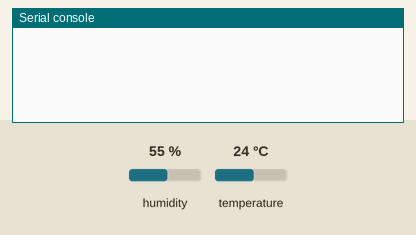
This program was run on a simulated Raspberry Pi Pico running MicroPython. Shown: the last lines printed to the serial console. The test bench sets the inputs (shaded band); at power-on: humidity 55 %, temperature 24 °C.

Above: at 1.2 s.
1.3 s: humidity set to 22 %
At 2.7 s:
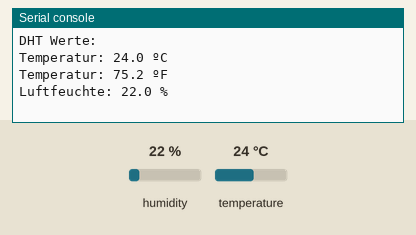
4.3 s: temperature set to 12 °C
At 7.0 s:
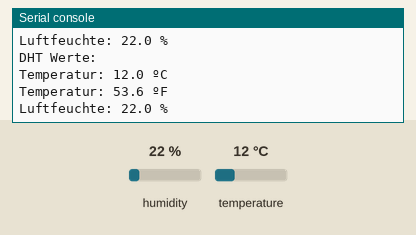
7.3 s: humidity set to 40 %
At 8.6 s:
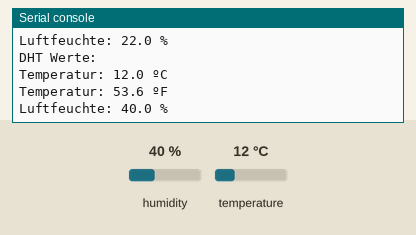

The program:

DHT11.py
```python
'''
DHT11.py

Liest den Temperatursensor DHT11 aus
und gibtdie Temperatur und die Luftfeuchte aus

DHT11:
1 -> 3,3V (36)
2 -> GPIO22 und 10k gegen  3,3V
3 -> NC
4 -> GND

'''

from machine import Pin
from time import sleep
import dht

# Erstellen eines DHT11-Sensorobjekts auf GPIO-Pin 22
sensor = dht.DHT11(Pin(22))
# Alternativ für den DHT22 :
# sensor = dht.DHT22(Pin(22))

def celsius_to_fahrenheit(temp_celsius):
    # Konvertiere die Temperatur von Celsius in Fahrenheit
    temp_fahrenheit = temp_celsius * (9/5) + 32
    return temp_fahrenheit

while True:
    try:
        sleep(2)

        # Temperatur und Luftfeuchtigkeit messen
        sensor.measure()
        temp = sensor.temperature()
        hum = sensor.humidity()

        # Temperatur in Fahrenheit umrechnen
        temp_f = celsius_to_fahrenheit(temp)

        # Drucken der Sensormesswerte
        print('DHT Werte: ')
        print('Temperatur: %3.1f ºC' % temp)
        print('Temperatur: %3.1f ºF' % temp_f)
        print('Luftfeuchte: %3.1f %%' % hum)

    except OSError as e:
        # Behandeln von Sensormessfehlern
        print('Sensor konnte nicht gelesen werden.')
```

Measured:
- after the input at 1.3 s, the serial console: prints a new line after 0.72 s (image 1)
- after the input at 4.3 s, the serial console: prints a new line after 1.8 s (image 2)
- after the input at 7.3 s, the serial console: prints a new line after 0.79 s (image 3)
